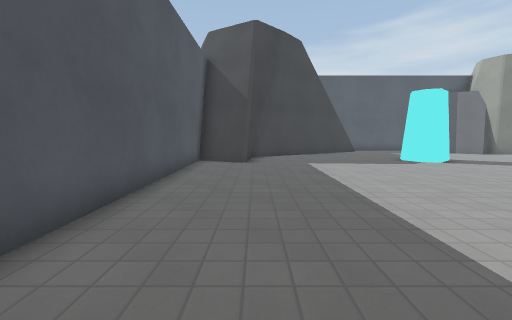
View 1 (above)

15 first-person views from a walk through a Godot game level. The camera is 1.2 m above the floor, tilts 6° down and sees 90° across. The floor is counted in squares, 1 m on a side. Each view is taken from the middle of a square. On the plan, view 1 faces up. The plan holds only what a view shows up to about 12 squares ahead; the rest is blank. Some surface patterns are stand-ins.

View 2
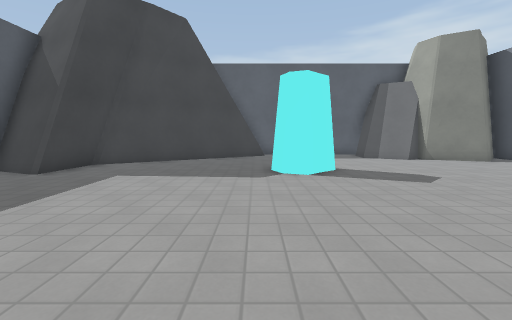

View 3
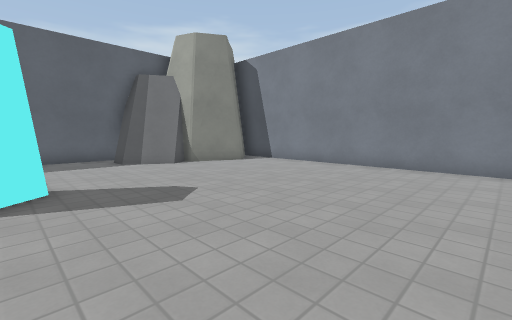

View 4
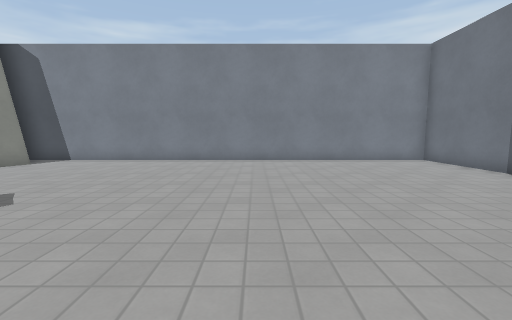

View 5
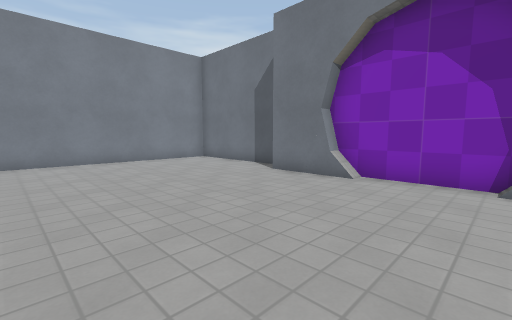

View 6
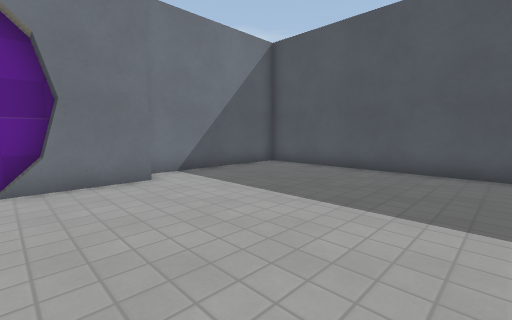

View 7
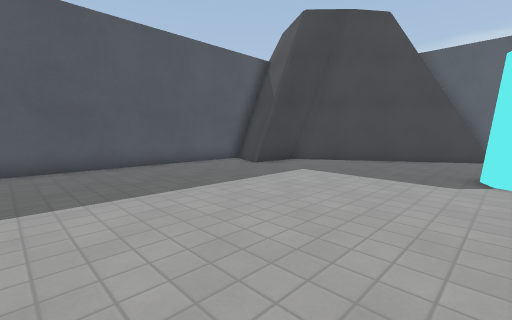

View 8
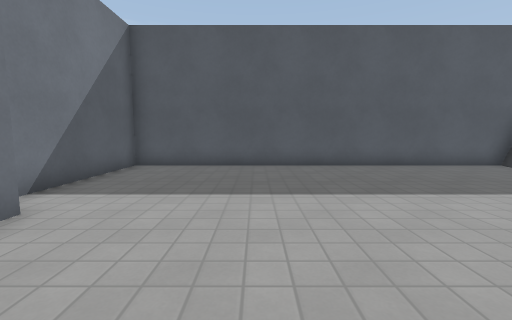

View 9
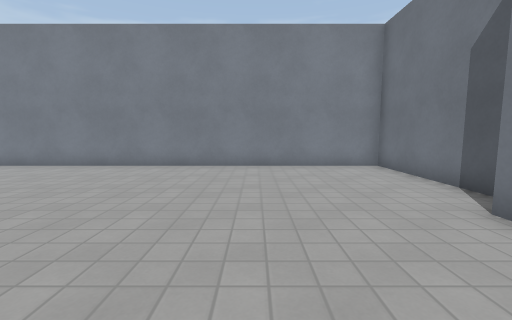

View 10
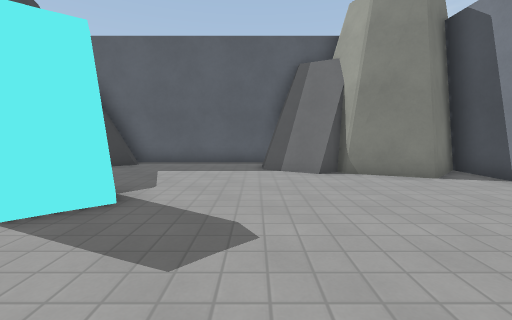

View 11
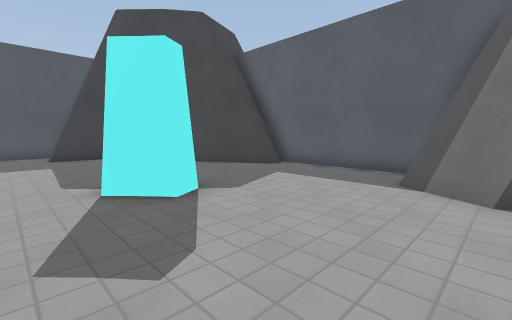

View 12
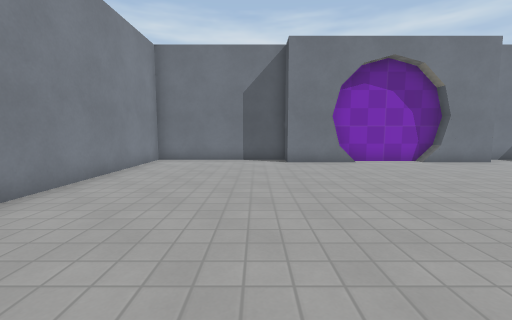

View 13
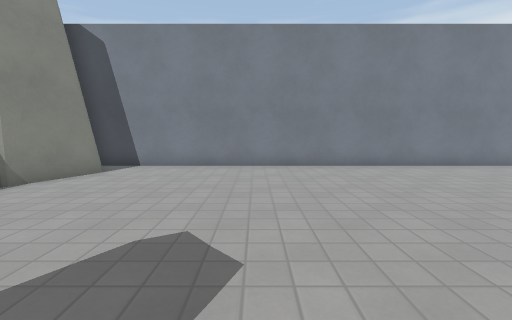

View 14
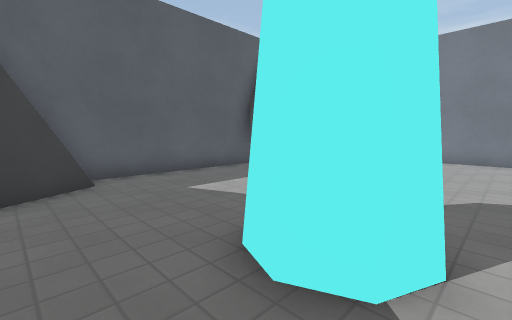

View 15
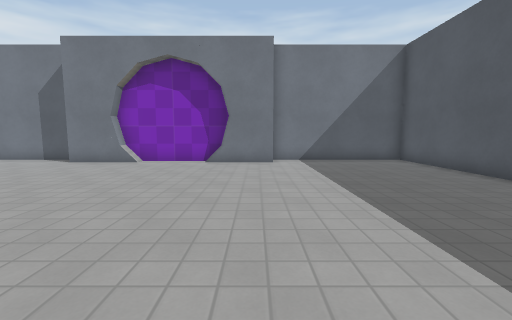

### Floor plan
Points are (right, up) in squares from view 1. A wall is a line through its corners. A room is listed if a view was taken in it or the views show most of it. See-through windows are left out.
Room 1 (views 1, 2, 3, 4, 5, 6, 7, 8, 9, 10, 11, 12, 13, 14, 15)
walls: (8.1, 12.1) (8.5, 11.3) (7.5, 10.4) (6.8, 10.7) (6.6, 11.3) (6.9, 12); (9, -1.5) (11.7, -1.5) (11.7, -2.5) (17.4, -2.5) (17.4, 15.4) (16, 14) (14, 14.8) (13.8, 15.3); (5.4, -2) (9.6, -2); (3.2, -1.5) (5.4, -1.5); (-0.2, 10.8) (-0.7, 10.7); (-0.5, 10.8) (-2.6, 11.7); (0.2, 13) (0.1, 11.4) (-0.3, 11) (-2.5, 11.9) (-2.5, -2.5) (3.2, -2.5); (13.6, 15) (11.7, 16.1); (14.3, 14.6) (13.7, 15); (13.6, 15.1) (13.2, 14.9) (11.8, 15.8) (11.8, 17.1); (6.3, 16.7) (0, 12.8); (15.8, 13.9) (13.7, 14.7); (5.6, 17.2) (5.8, 16.6) (0.7, 13.5) (-0.1, 12.8) (-0.2, 10.5); (5.3, 17.3) (5.6, 16.5); (12.2, 17.5) (5.1, 17.5)
low walls: (-0.1, 10.9) (-0.4, 10.6) (-2.5, 11.4); (13.2, 14.7) (11.5, 15.6); (13.7, 14.7) (13.6, 15.1); (13.6, 15) (13, 14.6) (11.5, 15.5) (11.5, 16.8); (5.7, 17.6) (6.1, 16.9)

Positions as (right, up) in squares from view 1, and headings:
1: (0, 0), facing up
2: (6, 3), facing up
3: (8, 5), facing up-right
4: (6, 5), facing right
5: (6, 5), facing down-right
6: (6, 5), facing down-left
7: (7, 3), facing up-left
8: (7, 2), facing left
9: (8, 2), facing right
10: (11, 7), facing up
11: (13, 9), facing up-left
12: (13, 9), facing down
13: (8, 9), facing right
14: (5, 10), facing up-right
15: (4, 9), facing down
